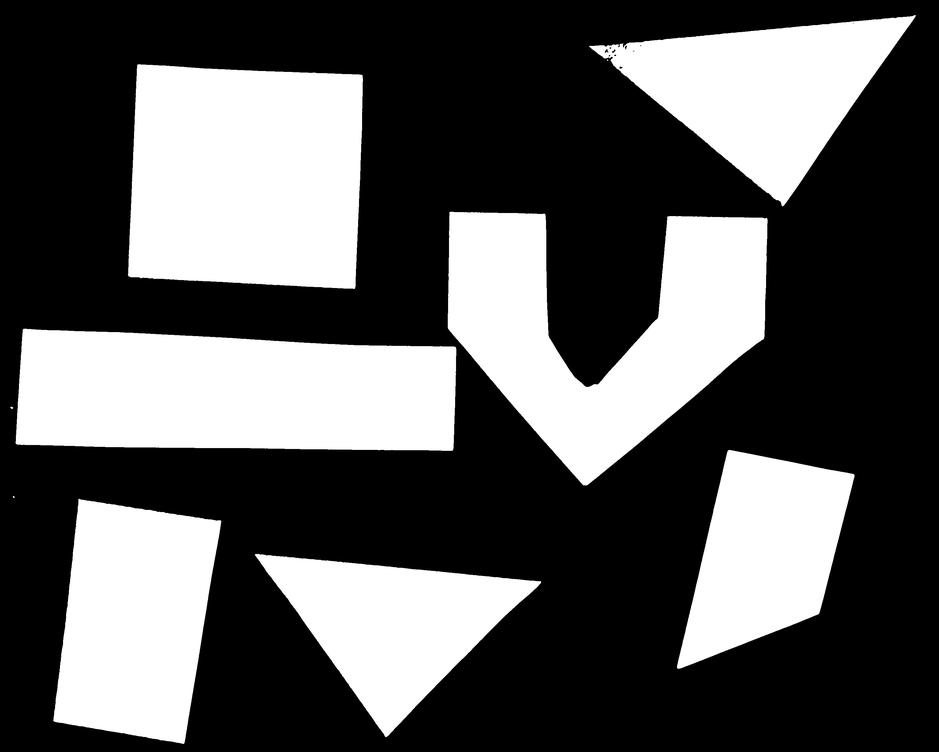
#> input picture Testing/06-junk-mask.png, 939 x 752 px, shrunk from 3068 x 2457 before the run; its folder holds 2 pictures in this run
$ jupyter execute 'cv2 threshold code testing.ipynb'
#> lines starting #> are read from the running program, lines starting #| are printed output that depends on the picture; after the words box and inside, x2 and y2 are one past the last pixel; in counts of white or black regions, pixels touching at a corner belong together
#> further down, read_image is the input picture: shape (752, 939); min 0, max 255, mean 90.3
[cell 1]
import cv2
import numpy as np

import os
from skimage import io, color, img_as_ubyte
import matplotlib.pyplot as plt

[cell 2]
def find_centroid_basic_Rect(image):
    #find contour takes image with 8 bit int and only one channel
    #find contour looks for white object on a black back ground
    # This finds the centroid with the maximum area in the current frame and also the bounding rectangle. - DK 2018_12_12
    imH,imW = image.shape
#> imH = 752; imW = 939
    contours = cv2.findContours(image, cv2.RETR_TREE,cv2.CHAIN_APPROX_SIMPLE)[-2]
#> contours = 1306 contours, 1229 with area under 20; largest, box (x1, y1, x2, y2) and area: (125, 62, 366, 292) 49541, (8, 326, 459, 453) 49224, (445, 209, 770, 488) 47718, (51, 496, 224, 747) 32250, (587, 12, 918, 209) 30226
    centroid=False
    isCentroidFound=False
    bbox = None
    rect = False
    if len(contours)>0:
        # Find contour with max area
        cnt = max(contours, key=cv2.contourArea)
#> cnt = contour of 192 points, box (x1, y1, x2, y2) (125, 62, 366, 292), area 49541
        M = cv2.moments(cnt)
#> M = moments, m00 49541, centre m10/m00, m01/m00 = (245.4, 176.3)

        if M['m00']!=0:
            # Centroid coordinates
            cx = int(M['m10']/M['m00'])
#> cx = 245
            cy = int(M['m01']/M['m00'])
#> cy = 176
            centroid=np.array([cx,cy])
#> centroid = [245, 176]
            isCentroidFound=True

             # Find the bounding rectangle
            xmin,ymin,width,height = cv2.boundingRect(cnt)
#> xmin = 125; ymin = 62; width = 241; height = 230
            xmin = max(0,xmin)
            ymin = max(0,ymin)
            width = min(width, imW - xmin)
            height = min(height, imH - ymin)

            bbox = (xmin, ymin, width, height)
#> bbox = (125, 62, 241, 230)

    return isCentroidFound,centroid, bbox

def image_show(image, label, nrows=1, ncols=1, cmap='gray', **kwargs):
    fig, ax = plt.subplots(nrows=nrows, ncols=ncols, figsize=(16, 16))
    ax.imshow(image, cmap='gray') # interpolation = 'lanczos'
    ax.set_title(label)
    ax.axis('on')
    return fig, ax

[cell 3]
path = 'E:\H_Drive\Github Repos\Cuttlefish-Research\Testing'

# enter scale factor for physical calculation of values
# 0x          247px               1000 microns          = 4.049 microns/pixel
# 1x          417px               1000 microns          = 2.398 microns/pixel
# 2x          834px               1000 microns          = 1.199 microns/pixel
scale = 2.398  # in microns/pixel  as all the datasets are 1x
t_scale = 1  # in secs, represents the time step between consecutive frames
disk_sz = 1  # disk size for median filter, need enough smoothening but not too large to make it unable to detect features
thresh_val = 120 # goal is to select a threshold that minimizes the corner dark regions and maximizes animal area
#make sure to get the most of the boundaries of the animal while selecting the threshold

img_collec = os.listdir(path)
image = '06-junk-mask.png' #path + '\\' + img_collec[0]
read_image = io.imread(image)
trial = color.rgb2gray(read_image)  #io.imread is better than plt.imread as it prevents data loss in coversion

trial8 = img_as_ubyte(trial)

image_show(trial8, 'trial8')

[cell 4]
isCentroidFound,centroid, bbox = find_centroid_basic_Rect(trial8)
#> isCentroidFound = True; centroid = [245, 176]; bbox = (125, 62, 241, 230)

fig, ax = plt.subplots(figsize=(16, 16))
ax.imshow(trial8, cmap=plt.cm.gray, interpolation = 'lanczos')
plt.axis('equal')

ax.scatter([centroid[0]],[centroid[1]], marker = 'o', color ='goldenrod', s=50)
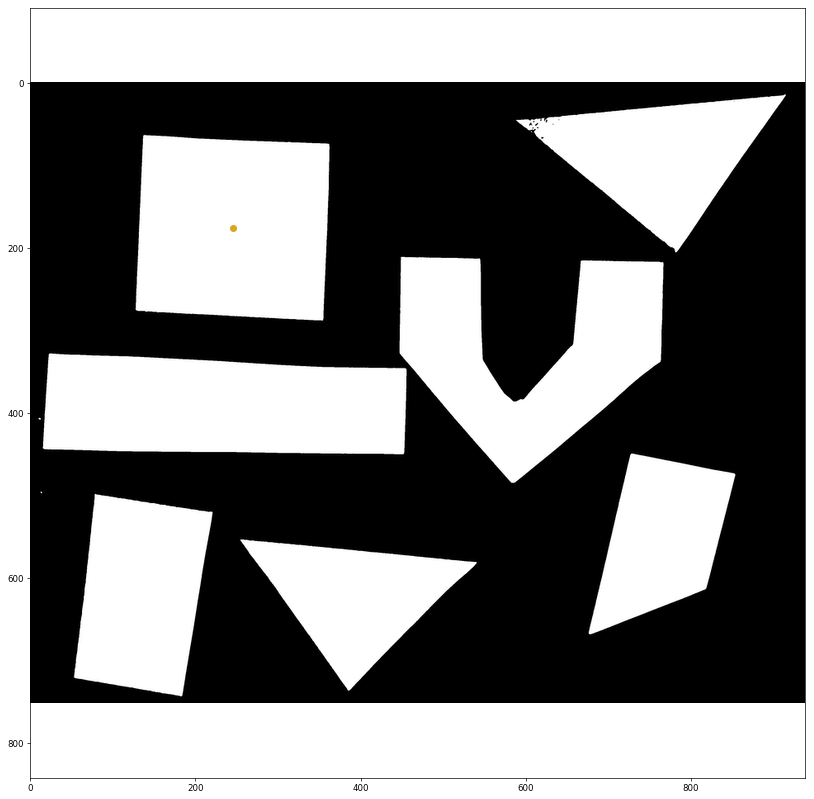
#> figure drawn by matplotlib, 1 panel
